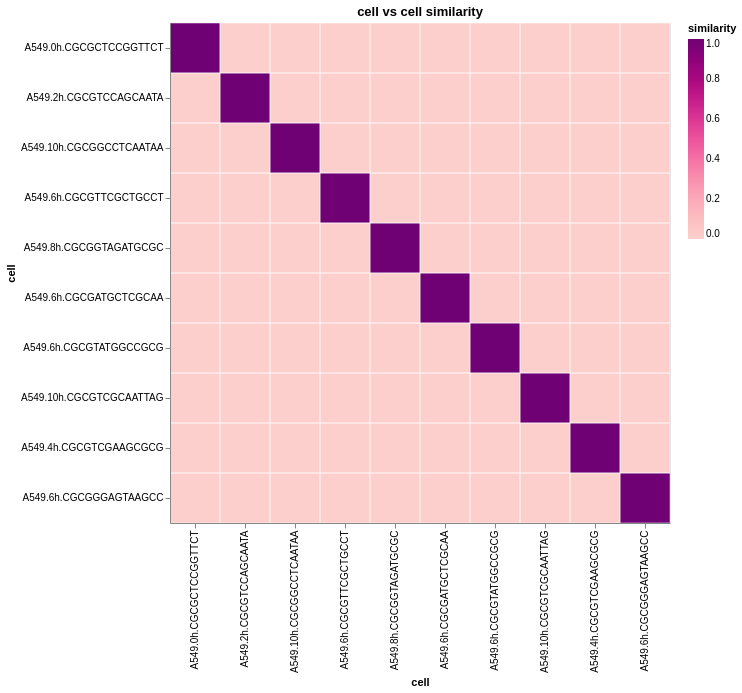

The cell this chart's notebook holds for it:
### Code cell
df3 = data.similarities["cell_cell_X"]
plot_heatmap(df3, "cell")

### Figure 1 — Vega-Lite specification as saved in the notebook (floating-point values rounded to 4 significant figures)
{"config": {"view": {"continuousWidth": 300, "continuousHeight": 300}}, "layer": [{"mark": {"type": "rect"}, "encoding": {"color": {"field": "similarity", "legend": {"title": "similarity"}, "scale": {"domain": [0, 1], "scheme": "redpurple"}, "type": "quantitative"}, "x": {"field": "index", "sort": null, "title": "cell", "type": "nominal"}, "y": {"field": "variable", "sort": null, "title": "cell", "type": "nominal"}}, "title": "cell vs cell similarity"}, {"mark": {"type": "rect", "fill": "transparent", "stroke": "white", "strokeWidth": 0.5}, "encoding": {"tooltip": [{"field": "index", "title": "gene x", "type": "nominal"}, {"field": "variable", "title": "gene y", "type": "nominal"}, {"field": "similarity", "format": ".3f", "title": "similarity", "type": "quantitative"}], "x": {"field": "index", "sort": null, "type": "nominal"}, "y": {"field": "variable", "sort": null, "type": "nominal"}}, "title": "cell vs cell similarity"}], "data": {"name": "data-3c907950cb0c5faa59b7eb56d6ada372"}, "height": {"step": 50}, "width": {"step": 50}, "$schema": "https://vega.github.io/schema/vega-lite/v6.1.0.json", "datasets": {"data-3c907950cb0c5faa59b7eb56d6ada372": [{"index": "A549.0h.CGCGCTCCGGTTCT", "variable": "A549.0h.CGCGCTCCGGTTCT", "similarity": 1.0}, {"index": "A549.2h.CGCGTCCAGCAATA", "variable": "A549.0h.CGCGCTCCGGTTCT", "similarity": 0.0}, {"index": "A549.10h.CGCGGCCTCAATAA", "variable": "A549.0h.CGCGCTCCGGTTCT", "similarity": 0.0}, {"index": "A549.6h.CGCGTTCGCTGCCT", "variable": "A549.0h.CGCGCTCCGGTTCT", "similarity": 0.0}, {"index": "A549.8h.CGCGGTAGATGCGC", "variable": "A549.0h.CGCGCTCCGGTTCT", "similarity": 0.0}, {"index": "A549.6h.CGCGATGCTCGCAA", "variable": "A549.0h.CGCGCTCCGGTTCT", "similarity": 0.0}, {"index": "A549.6h.CGCGTATGGCCGCG", "variable": "A549.0h.CGCGCTCCGGTTCT", "similarity": 0.0}, {"index": "A549.10h.CGCGTCGCAATTAG", "variable": "A549.0h.CGCGCTCCGGTTCT", "similarity": 0.0}, {"index": "A549.4h.CGCGTCGAAGCGCG", "variable": "A549.0h.CGCGCTCCGGTTCT", "similarity": 0.0}, {"index": "A549.6h.CGCGGGAGTAAGCC", "variable": "A549.0h.CGCGCTCCGGTTCT", "similarity": 0.0}, {"index": "A549.0h.CGCGCTCCGGTTCT", "variable": "A549.2h.CGCGTCCAGCAATA", "similarity": 0.0}, {"index": "A549.2h.CGCGTCCAGCAATA", "variable": "A549.2h.CGCGTCCAGCAATA", "similarity": 1.0}, {"index": "A549.10h.CGCGGCCTCAATAA", "variable": "A549.2h.CGCGTCCAGCAATA", "similarity": 0.0}, {"index": "A549.6h.CGCGTTCGCTGCCT", "variable": "A549.2h.CGCGTCCAGCAATA", "similarity": 0.0}, {"index": "A549.8h.CGCGGTAGATGCGC", "variable": "A549.2h.CGCGTCCAGCAATA", "similarity": 0.0}, {"index": "A549.6h.CGCGATGCTCGCAA", "variable": "A549.2h.CGCGTCCAGCAATA", "similarity": 0.0}, {"index": "A549.6h.CGCGTATGGCCGCG", "variable": "A549.2h.CGCGTCCAGCAATA", "similarity": 0.0}, {"index": "A549.10h.CGCGTCGCAATTAG", "variable": "A549.2h.CGCGTCCAGCAATA", "similarity": 0.0}, {"index": "A549.4h.CGCGTCGAAGCGCG", "variable": "A549.2h.CGCGTCCAGCAATA", "similarity": 0.0}, {"index": "A549.6h.CGCGGGAGTAAGCC", "variable": "A549.2h.CGCGTCCAGCAATA", "similarity": 0.0}, {"index": "A549.0h.CGCGCTCCGGTTCT", "variable": "A549.10h.CGCGGCCTCAATAA", "similarity": 0.0}, {"index": "A549.2h.CGCGTCCAGCAATA", "variable": "A549.10h.CGCGGCCTCAATAA", "similarity": 0.0}, {"index": "A549.10h.CGCGGCCTCAATAA", "variable": "A549.10h.CGCGGCCTCAATAA", "similarity": 1.0}, {"index": "A549.6h.CGCGTTCGCTGCCT", "variable": "A549.10h.CGCGGCCTCAATAA", "similarity": 0.0}, {"index": "A549.8h.CGCGGTAGATGCGC", "variable": "A549.10h.CGCGGCCTCAATAA", "similarity": 0.0}, {"index": "A549.6h.CGCGATGCTCGCAA", "variable": "A549.10h.CGCGGCCTCAATAA", "similarity": 0.0}, {"index": "A549.6h.CGCGTATGGCCGCG", "variable": "A549.10h.CGCGGCCTCAATAA", "similarity": 0.0}, {"index": "A549.10h.CGCGTCGCAATTAG", "variable": "A549.10h.CGCGGCCTCAATAA", "similarity": 0.0}, {"index": "A549.4h.CGCGTCGAAGCGCG", "variable": "A549.10h.CGCGGCCTCAATAA", "similarity": 0.0}, {"index": "A549.6h.CGCGGGAGTAAGCC", "variable": "A549.10h.CGCGGCCTCAATAA", "similarity": 0.0}, {"index": "A549.0h.CGCGCTCCGGTTCT", "variable": "A549.6h.CGCGTTCGCTGCCT", "similarity": 0.0}, {"index": "A549.2h.CGCGTCCAGCAATA", "variable": "A549.6h.CGCGTTCGCTGCCT", "similarity": 0.0}, {"index": "A549.10h.CGCGGCCTCAATAA", "variable": "A549.6h.CGCGTTCGCTGCCT", "similarity": 0.0}, {"index": "A549.6h.CGCGTTCGCTGCCT", "variable": "A549.6h.CGCGTTCGCTGCCT", "similarity": 1.0}, {"index": "A549.8h.CGCGGTAGATGCGC", "variable": "A549.6h.CGCGTTCGCTGCCT", "similarity": 0.0}, {"index": "A549.6h.CGCGATGCTCGCAA", "variable": "A549.6h.CGCGTTCGCTGCCT", "similarity": 0.0}, {"index": "A549.6h.CGCGTATGGCCGCG", "variable": "A549.6h.CGCGTTCGCTGCCT", "similarity": 0.0}, {"index": "A549.10h.CGCGTCGCAATTAG", "variable": "A549.6h.CGCGTTCGCTGCCT", "similarity": 0.0}, {"index": "A549.4h.CGCGTCGAAGCGCG", "variable": "A549.6h.CGCGTTCGCTGCCT", "similarity": 0.0}, {"index": "A549.6h.CGCGGGAGTAAGCC", "variable": "A549.6h.CGCGTTCGCTGCCT", "similarity": 0.0}, {"index": "A549.0h.CGCGCTCCGGTTCT", "variable": "A549.8h.CGCGGTAGATGCGC", "similarity": 0.0}, {"index": "A549.2h.CGCGTCCAGCAATA", "variable": "A549.8h.CGCGGTAGATGCGC", "similarity": 0.0}, {"index": "A549.10h.CGCGGCCTCAATAA", "variable": "A549.8h.CGCGGTAGATGCGC", "similarity": 0.0}, {"index": "A549.6h.CGCGTTCGCTGCCT", "variable": "A549.8h.CGCGGTAGATGCGC", "similarity": 0.0}, {"index": "A549.8h.CGCGGTAGATGCGC", "variable": "A549.8h.CGCGGTAGATGCGC", "similarity": 1.0}, {"index": "A549.6h.CGCGATGCTCGCAA", "variable": "A549.8h.CGCGGTAGATGCGC", "similarity": 0.0}, {"index": "A549.6h.CGCGTATGGCCGCG", "variable": "A549.8h.CGCGGTAGATGCGC", "similarity": 0.0}, {"index": "A549.10h.CGCGTCGCAATTAG", "variable": "A549.8h.CGCGGTAGATGCGC", "similarity": 0.0}, {"index": "A549.4h.CGCGTCGAAGCGCG", "variable": "A549.8h.CGCGGTAGATGCGC", "similarity": 0.0}, {"index": "A549.6h.CGCGGGAGTAAGCC", "variable": "A549.8h.CGCGGTAGATGCGC", "similarity": 0.0}, {"index": "A549.0h.CGCGCTCCGGTTCT", "variable": "A549.6h.CGCGATGCTCGCAA", "similarity": 0.0}, {"index": "A549.2h.CGCGTCCAGCAATA", "variable": "A549.6h.CGCGATGCTCGCAA", "similarity": 0.0}, {"index": "A549.10h.CGCGGCCTCAATAA", "variable": "A549.6h.CGCGATGCTCGCAA", "similarity": 0.0}, {"index": "A549.6h.CGCGTTCGCTGCCT", "variable": "A549.6h.CGCGATGCTCGCAA", "similarity": 0.0}, {"index": "A549.8h.CGCGGTAGATGCGC", "variable": "A549.6h.CGCGATGCTCGCAA", "similarity": 0.0}, {"index": "A549.6h.CGCGATGCTCGCAA", "variable": "A549.6h.CGCGATGCTCGCAA", "similarity": 1.0}, {"index": "A549.6h.CGCGTATGGCCGCG", "variable": "A549.6h.CGCGATGCTCGCAA", "similarity": 0.0}, {"index": "A549.10h.CGCGTCGCAATTAG", "variable": "A549.6h.CGCGATGCTCGCAA", "similarity": 0.0}, {"index": "A549.4h.CGCGTCGAAGCGCG", "variable": "A549.6h.CGCGATGCTCGCAA", "similarity": 0.0}, {"index": "A549.6h.CGCGGGAGTAAGCC", "variable": "A549.6h.CGCGATGCTCGCAA", "similarity": 0.0}, {"index": "A549.0h.CGCGCTCCGGTTCT", "variable": "A549.6h.CGCGTATGGCCGCG", "similarity": 0.0}, {"index": "A549.2h.CGCGTCCAGCAATA", "variable": "A549.6h.CGCGTATGGCCGCG", "similarity": 0.0}, {"index": "A549.10h.CGCGGCCTCAATAA", "variable": "A549.6h.CGCGTATGGCCGCG", "similarity": 0.0}, {"index": "A549.6h.CGCGTTCGCTGCCT", "variable": "A549.6h.CGCGTATGGCCGCG", "similarity": 0.0}, {"index": "A549.8h.CGCGGTAGATGCGC", "variable": "A549.6h.CGCGTATGGCCGCG", "similarity": 0.0}, {"index": "A549.6h.CGCGATGCTCGCAA", "variable": "A549.6h.CGCGTATGGCCGCG", "similarity": 0.0}, {"index": "A549.6h.CGCGTATGGCCGCG", "variable": "A549.6h.CGCGTATGGCCGCG", "similarity": 1.0}, {"index": "A549.10h.CGCGTCGCAATTAG", "variable": "A549.6h.CGCGTATGGCCGCG", "similarity": 0.0}, {"index": "A549.4h.CGCGTCGAAGCGCG", "variable": "A549.6h.CGCGTATGGCCGCG", "similarity": 0.0}, {"index": "A549.6h.CGCGGGAGTAAGCC", "variable": "A549.6h.CGCGTATGGCCGCG", "similarity": 0.0}, {"index": "A549.0h.CGCGCTCCGGTTCT", "variable": "A549.10h.CGCGTCGCAATTAG", "similarity": 0.0}, {"index": "A549.2h.CGCGTCCAGCAATA", "variable": "A549.10h.CGCGTCGCAATTAG", "similarity": 0.0}, {"index": "A549.10h.CGCGGCCTCAATAA", "variable": "A549.10h.CGCGTCGCAATTAG", "similarity": 0.0}, {"index": "A549.6h.CGCGTTCGCTGCCT", "variable": "A549.10h.CGCGTCGCAATTAG", "similarity": 0.0}, {"index": "A549.8h.CGCGGTAGATGCGC", "variable": "A549.10h.CGCGTCGCAATTAG", "similarity": 0.0}, {"index": "A549.6h.CGCGATGCTCGCAA", "variable": "A549.10h.CGCGTCGCAATTAG", "similarity": 0.0}, {"index": "A549.6h.CGCGTATGGCCGCG", "variable": "A549.10h.CGCGTCGCAATTAG", "similarity": 0.0}, {"index": "A549.10h.CGCGTCGCAATTAG", "variable": "A549.10h.CGCGTCGCAATTAG", "similarity": 1.0}, {"index": "A549.4h.CGCGTCGAAGCGCG", "variable": "A549.10h.CGCGTCGCAATTAG", "similarity": 0.0}, {"index": "A549.6h.CGCGGGAGTAAGCC", "variable": "A549.10h.CGCGTCGCAATTAG", "similarity": 0.0}, {"index": "A549.0h.CGCGCTCCGGTTCT", "variable": "A549.4h.CGCGTCGAAGCGCG", "similarity": 0.0}, {"index": "A549.2h.CGCGTCCAGCAATA", "variable": "A549.4h.CGCGTCGAAGCGCG", "similarity": 0.0}, {"index": "A549.10h.CGCGGCCTCAATAA", "variable": "A549.4h.CGCGTCGAAGCGCG", "similarity": 0.0}, {"index": "A549.6h.CGCGTTCGCTGCCT", "variable": "A549.4h.CGCGTCGAAGCGCG", "similarity": 0.0}, {"index": "A549.8h.CGCGGTAGATGCGC", "variable": "A549.4h.CGCGTCGAAGCGCG", "similarity": 0.0}, {"index": "A549.6h.CGCGATGCTCGCAA", "variable": "A549.4h.CGCGTCGAAGCGCG", "similarity": 0.0}, {"index": "A549.6h.CGCGTATGGCCGCG", "variable": "A549.4h.CGCGTCGAAGCGCG", "similarity": 0.0}, {"index": "A549.10h.CGCGTCGCAATTAG", "variable": "A549.4h.CGCGTCGAAGCGCG", "similarity": 0.0}, {"index": "A549.4h.CGCGTCGAAGCGCG", "variable": "A549.4h.CGCGTCGAAGCGCG", "similarity": 1.0}, {"index": "A549.6h.CGCGGGAGTAAGCC", "variable": "A549.4h.CGCGTCGAAGCGCG", "similarity": 0.0}, {"index": "A549.0h.CGCGCTCCGGTTCT", "variable": "A549.6h.CGCGGGAGTAAGCC", "similarity": 0.0}, {"index": "A549.2h.CGCGTCCAGCAATA", "variable": "A549.6h.CGCGGGAGTAAGCC", "similarity": 0.0}, {"index": "A549.10h.CGCGGCCTCAATAA", "variable": "A549.6h.CGCGGGAGTAAGCC", "similarity": 0.0}, {"index": "A549.6h.CGCGTTCGCTGCCT", "variable": "A549.6h.CGCGGGAGTAAGCC", "similarity": 0.0}, {"index": "A549.8h.CGCGGTAGATGCGC", "variable": "A549.6h.CGCGGGAGTAAGCC", "similarity": 0.0}, {"index": "A549.6h.CGCGATGCTCGCAA", "variable": "A549.6h.CGCGGGAGTAAGCC", "similarity": 0.0}, {"index": "A549.6h.CGCGTATGGCCGCG", "variable": "A549.6h.CGCGGGAGTAAGCC", "similarity": 0.0}, {"index": "A549.10h.CGCGTCGCAATTAG", "variable": "A549.6h.CGCGGGAGTAAGCC", "similarity": 0.0}, {"index": "A549.4h.CGCGTCGAAGCGCG", "variable": "A549.6h.CGCGGGAGTAAGCC", "similarity": 0.0}, {"index": "A549.6h.CGCGGGAGTAAGCC", "variable": "A549.6h.CGCGGGAGTAAGCC", "similarity": 1.0}]}}
